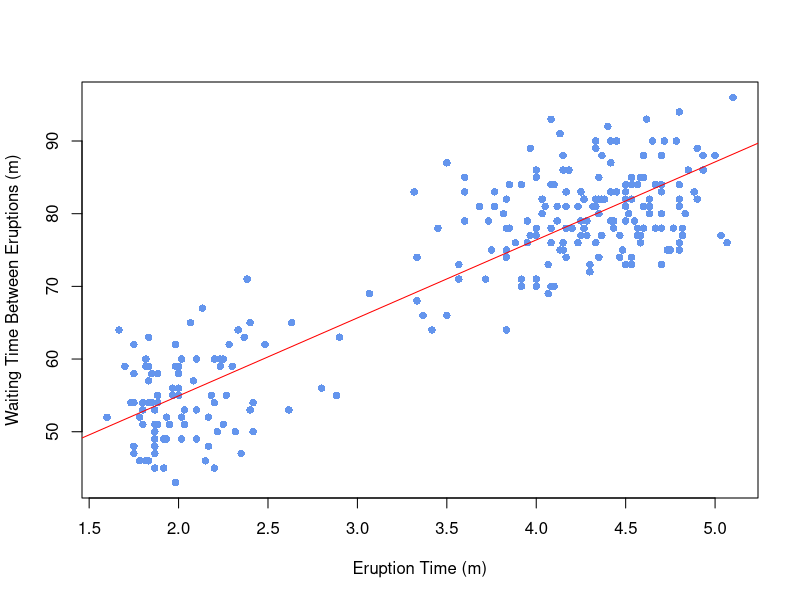
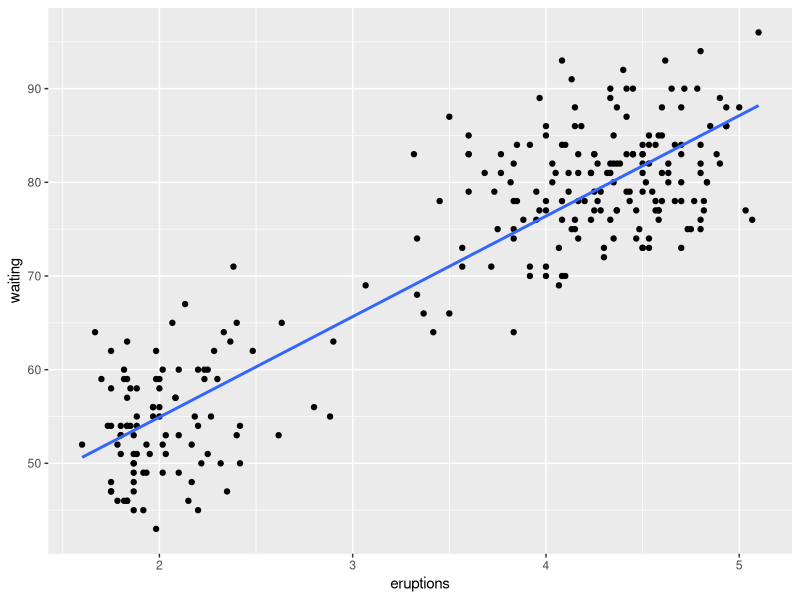
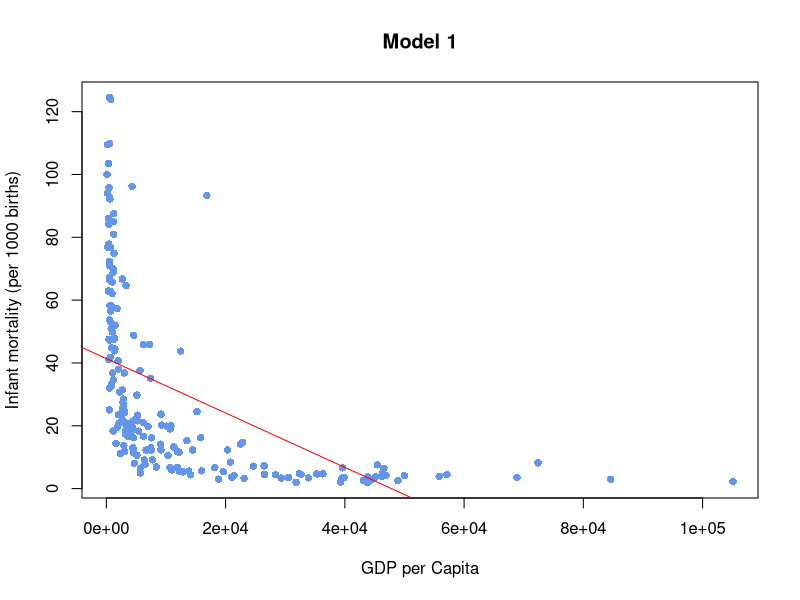
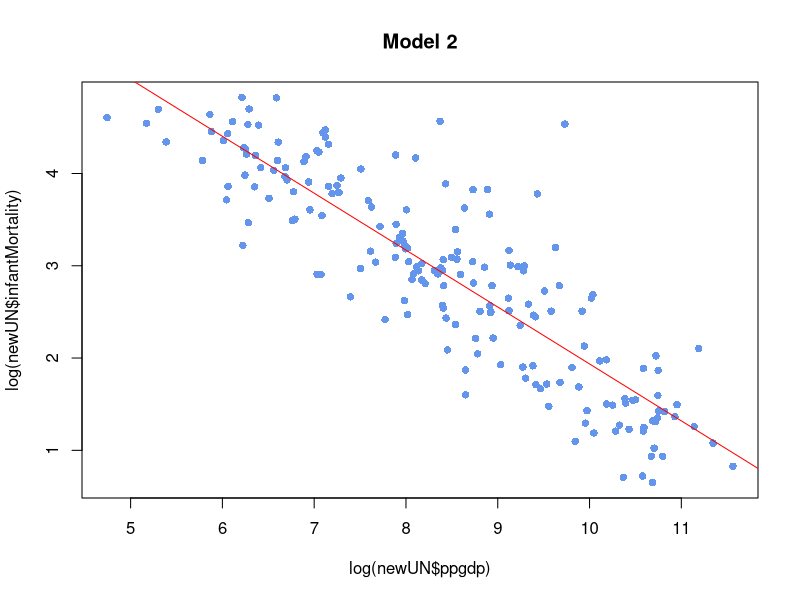
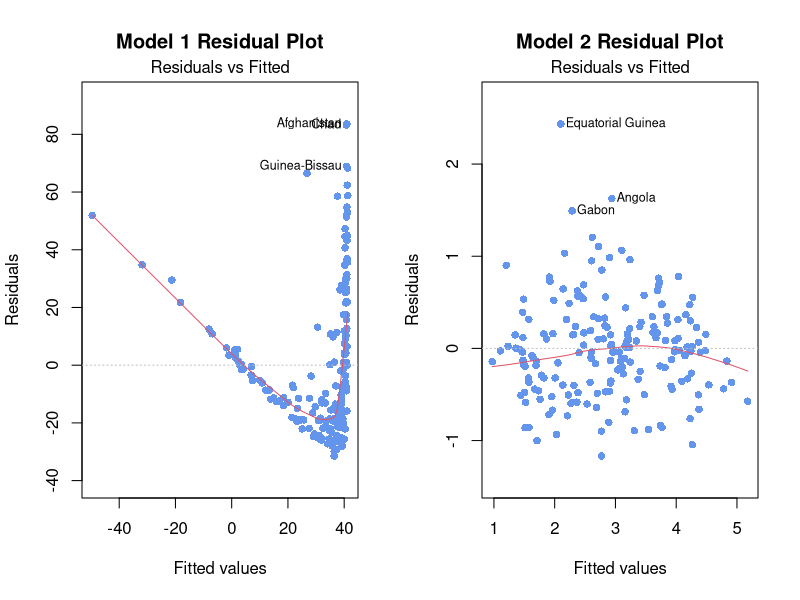
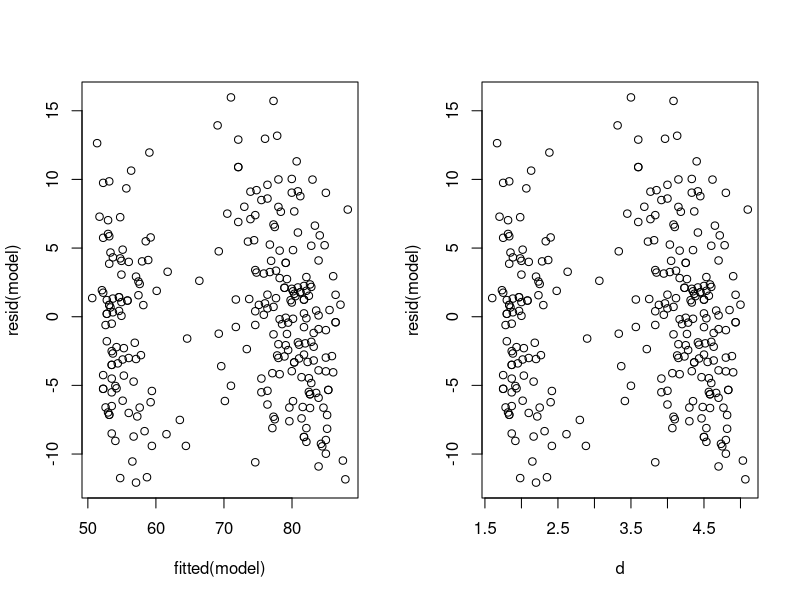
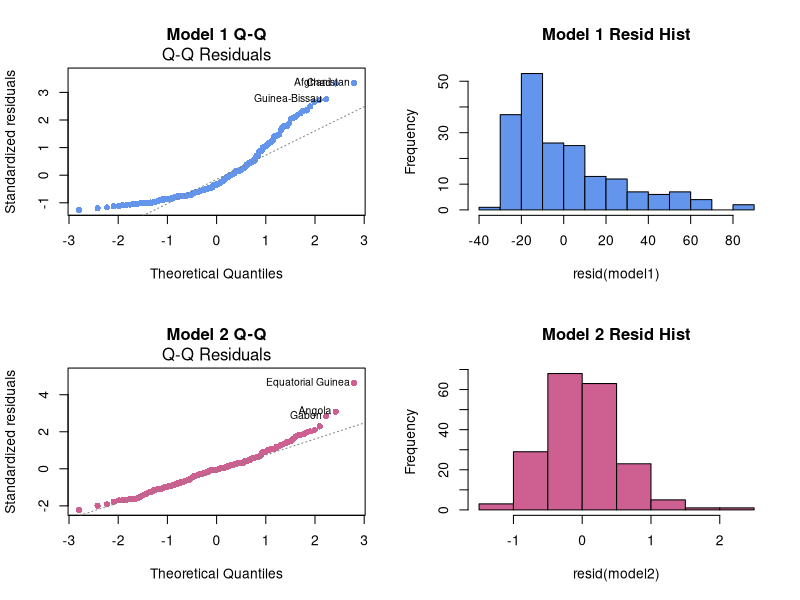
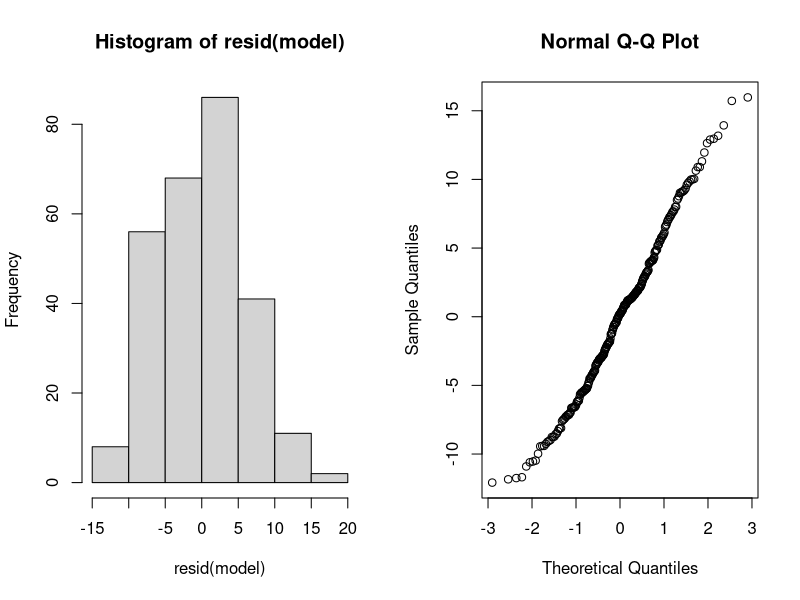

These charts were generated, in order, by the following R code:
## ---- chunk 1
data(faithful)
model <- lm(waiting ~ eruptions, faithful)
summary(model)
## ---- chunk 2
data(faithful)
## ---- chunk 3
plot(faithful$waiting ~ faithful$eruptions, xlab="Eruption Time (m)",
     ylab="Waiting Time Between Eruptions (m)", pch=16, col="cornflowerblue")
abline(model, col="red")
## ---- chunk 4
library(ggplot2)
## ---- chunk 5
ggplot(faithful, aes(x=eruptions, y=waiting)) +
  geom_point() +
  geom_smooth(method=lm, formula = y~x, se=FALSE)
## ---- chunk 6
library(carData)
data(UN)
newUN<-na.omit(UN)
## ---- chunk 7
model1 <- fit<- lm(infantMortality ~ ppgdp, data=newUN)
plot(newUN$infantMortality ~ newUN$ppgdp, xlab="GDP per Capita",
     ylab="Infant mortality (per 1000 births)", pch=16, col="cornflowerblue",
     main="Model 1")
abline(model1,col="red")
## ---- chunk 8
model2 <- lm(log(infantMortality) ~ log(ppgdp), data=newUN)
plot(log(newUN$infantMortality) ~ log(newUN$ppgdp), pch=16, col="cornflowerblue",
     main="Model 2")
abline(model2,col="red")
## ---- chunk 9
par(mfrow=c(1,2))
plot(model1, which=1, pch=16, col="cornflowerblue", main="Model 1 Residual Plot")
plot(model2,which=1,pch=16,col="cornflowerblue", main="Model 2 Residual Plot")
## ---- chunk 10
data(faithful)
w <- faithful$waiting
d <- faithful$eruptions
model <- lm(w ~ d)
## ---- chunk 11
par(mfrow=c(1,2))
plot(y = resid(model), x=fitted(model)) #residuals against fitted values
plot(y = resid(model), x=d) #residuals against raw values
## ---- chunk 12
par(mfrow=c(2,2))
# Model 1 (before transformation)
plot(model1, which = 2,pch=16, col="cornflowerblue", main="Model 1 Q-Q")
hist(resid(model1),col="cornflowerblue", main="Model 1 Resid Hist")
# Model 2 (after transformation)
plot(model2, which = 2, pch=16, col="hotpink3", main="Model 2 Q-Q")  
hist(resid(model2),col="hotpink3", main="Model 2 Resid Hist")
## ---- chunk 13
par(mfrow=c(1,2))
hist(resid(model))
qqnorm(resid(model))
